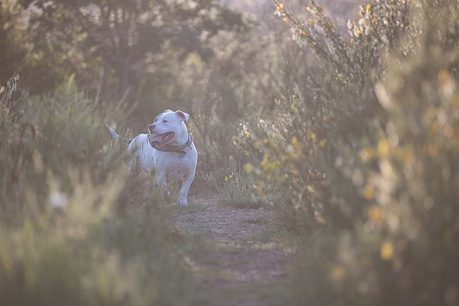
#> input picture Entrada/a (1).jpg, 459 x 306 px, shrunk from 560 x 373 before the run, found by its file name; its folder holds 4 pictures in this run
$ python ColorCLAHE.py
#> lines starting #> are read from the running program, lines starting #| are printed output that depends on the picture
from os import listdir
from os.path import isfile, join
import os as osfnc

#%% Descobrir o nome de todas as imagens da base

# Para isso é necessário descobrir o diretório atual
# Em seguida apontar a pasta da base de imagens
# Descobrir o nome de todos os arquivos da pasta
# Filtrar apenas aqueles que são imagens e adicionar
# Na lista de imagens

# Descobrir o diretório atual
mypath = osfnc.getcwd()
# apontar a pasta que as minhas imagens estão
dirEntrada = mypath + '\\Entrada'
dirSaida = mypath + '\\Saida'
# Criar uma lista de imagens
soimagens = []
# Iterar cada um dos arquivos dentro de mypath
for f in listdir(dirEntrada):
    #Calcular o diretório completo do arquivo
    aa = join(dirEntrada, f)
    # verificar se é um arquivo ou não
    if isfile(aa):
        # Se for arquivo verificar se é .png
        if f.endswith(".png") or f.endswith(".jpg"):
            # Se for .png ou .jpg então adiciona na lista de imagens
            soimagens.append(f)
#> pass 2 of the loop `for f in listdir(dirEntrada):`:
#> pass 3 of the loop `for f in listdir(dirEntrada):`:
#> the loop made 4 passes; the first 3 are shown

#%%

import cv2

for u, nome_das_imagens in enumerate(soimagens):

    img = cv2.imread(join(dirEntrada, nome_das_imagens),1)
#> img is the input picture: shape (306, 459, 3); mean B, G, R 110.7, 120.1, 130.8

    # create a CLAHE object (Arguments are optional).
    clahe = cv2.createCLAHE(clipLimit=4.0, tileGridSize=(8,8))
    hsv = cv2.cvtColor(img, cv2.COLOR_BGR2HSV)
#> hsv: shape (306, 459, 3); mean H, S, V 25.5, 41.6, 131.4
    hsv[:, :, 2] = clahe.apply(hsv[:, :, 2])
#> hsv: shape (306, 459, 3); mean H, S, V 25.5, 41.6, 123.3
    img = cv2.cvtColor(hsv, cv2.COLOR_HSV2BGR)
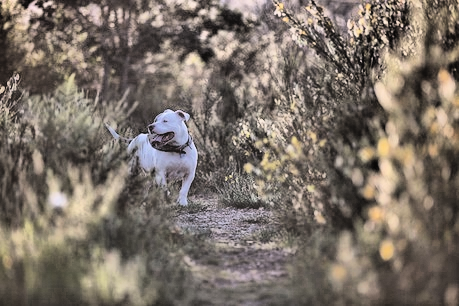
#> img: shape (306, 459, 3); mean B, G, R 103.1, 112.3, 122.6

    cv2.imwrite(join(dirSaida, nome_das_imagens), img)
#> pass 2 of the loop `for u, nome_das_imagens in enumerate(soimagens):`:
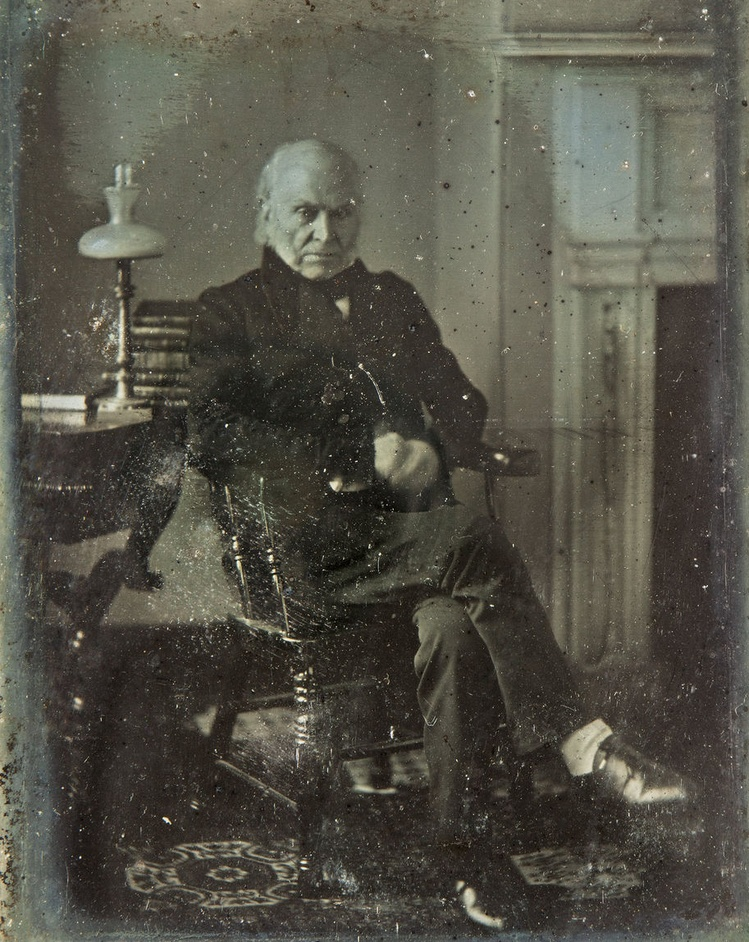
#> input picture Entrada/a (2).jpg, 749 x 942 px, shrunk from 913 x 1148 before the run, found by its file name
#> img is the input picture: shape (942, 749, 3); mean B, G, R 70.9, 81.6, 83.8
#> `img = cv2.cvtColor(hsv, cv2.COLOR_HSV2BGR)`:
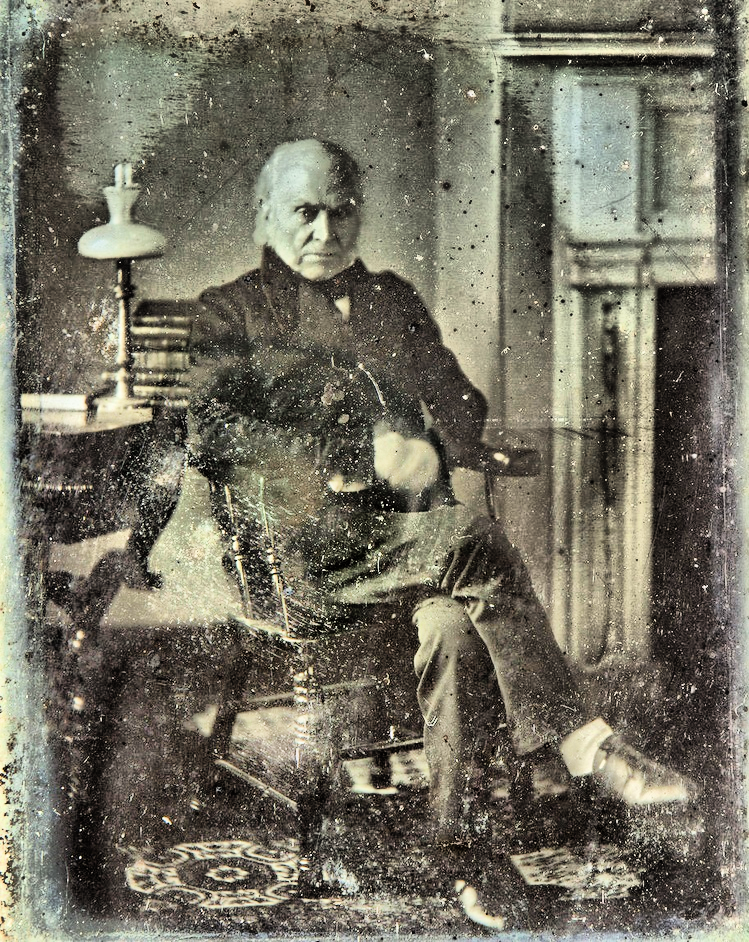
#> img: shape (942, 749, 3); mean B, G, R 97.1, 111.9, 115
#> pass 3 of the loop `for u, nome_das_imagens in enumerate(soimagens):`:
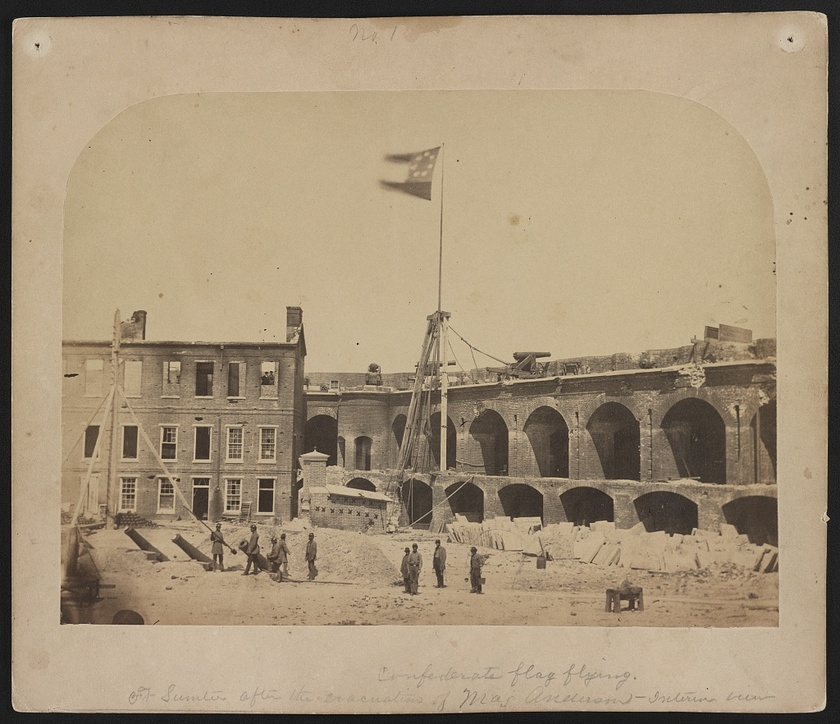
#> input picture Entrada/a (3).jpg, 840 x 724 px, shrunk from 1024 x 882 before the run, found by its file name
#> img is the input picture: shape (724, 840, 3); mean B, G, R 121.1, 146.8, 164.2
#> `img = cv2.cvtColor(hsv, cv2.COLOR_HSV2BGR)`:
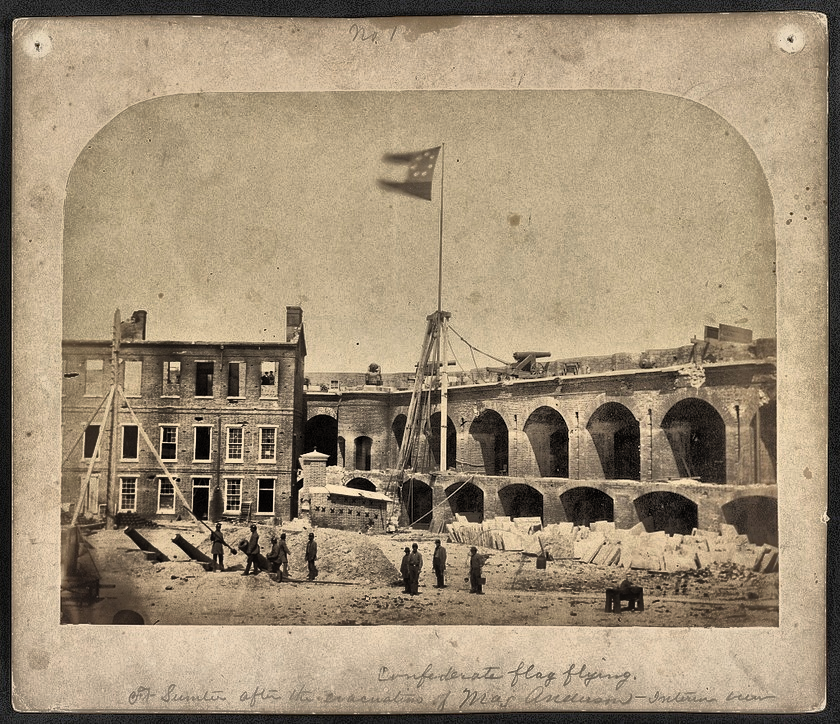
#> img: shape (724, 840, 3); mean B, G, R 117.2, 141.7, 158.7
#> the loop made 4 passes; the first 3 are shown
